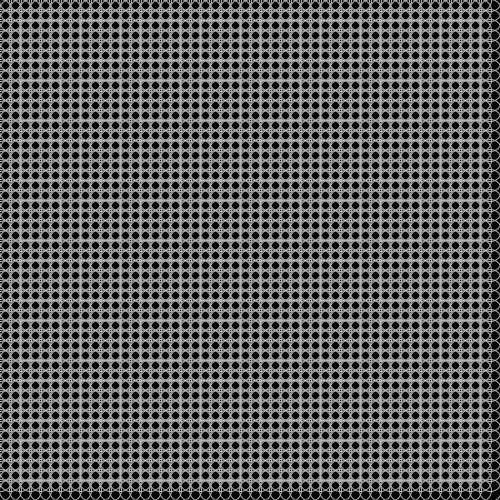
Frame 1 (no input)
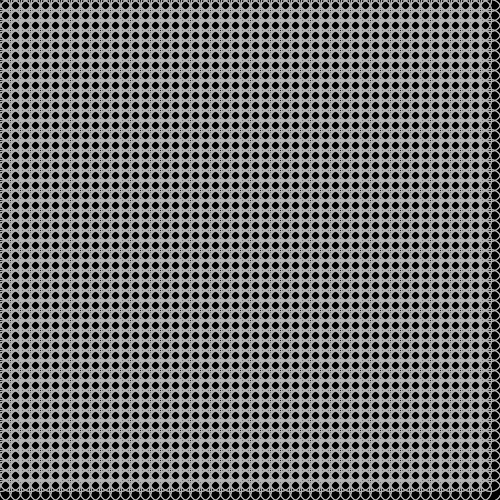
Frame 2 (the mouse pressed at the canvas centre, redrawn once)

The Processing sketch that drew these frames (run headless with seeded random() and noise(); the mouse was pressed at the canvas centre and the sketch redrawn once):

// Processing sketch: processing_80375
// ── processing_80375.pde

void setup()
{
  size(500,500);
  background(0);
}

void draw()
{
for (int posX = 0 ; posX < width ; posX = posX+10)
for(int posZ = 0; posZ < height; posZ = posZ+10)
{
 
stroke(180);
noFill();

ellipse(posX,posZ,22,22);
}
for (int posR = 20 ; posR < width ; posR = posR+60)
for(int posG = 20; posG < height; posG = posG+60)
{
  rect(posR,posG,40,40);


noLoop();
}
}
